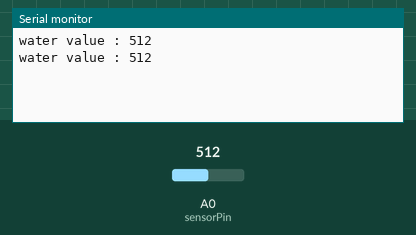
This sketch was run on a simulated Arduino Uno, built with avr-gcc and run on an emulated ATmega328P. On the bench: the last lines printed to the serial monitor. Inputs (shaded band) come from the test bench; at power-on: A0 (sensorPin) = 512.

Above: at 1.8 s.
1.9 s: A0 (sensorPin) set to 306
At 2.8 s:
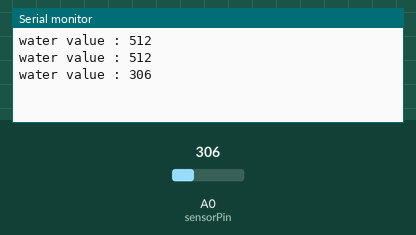
3.4 s: A0 (sensorPin) set to 291
At 4.3 s:
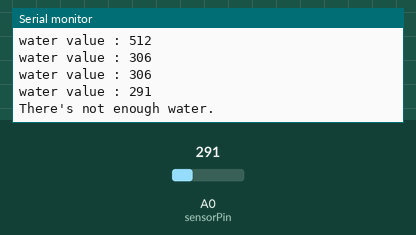
Timing chart, 0 to 6.4 s (numbered marks = the images above; inputs shaded):
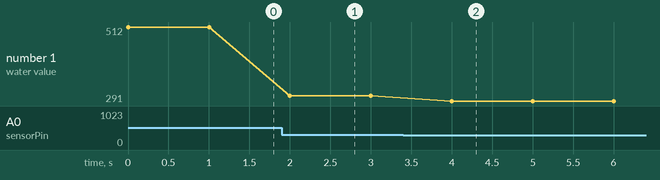

Measured:
- the behaviour switches between 300 and 299 on A0 (sensorPin) (found by bisection; images 1 and 2)
- after the input at 1.9 s, the serial monitor: prints a new line after 0.10 s (image 1)
- after the input at 3.4 s, the serial monitor: prints a new line after 0.60 s (image 2)
- plotted number 1: 512 → 306 after the input at 1.9 s, 306 → 291 after the input at 3.4 s

The sketch:

0603_Soil_moisute__sensor.ino
```cpp
int sensorPin = A0;
int sensorValue = 0;

void setup()
{
  Serial.begin(9600);
}

void loop()
{
  sensorValue = analogRead(sensorPin);
  Serial.print("water value : ");
  Serial.println(sensorValue);

  if (sensorValue < 300) Serial.println("There's not enough water.");
  delay(1000);
}
```
